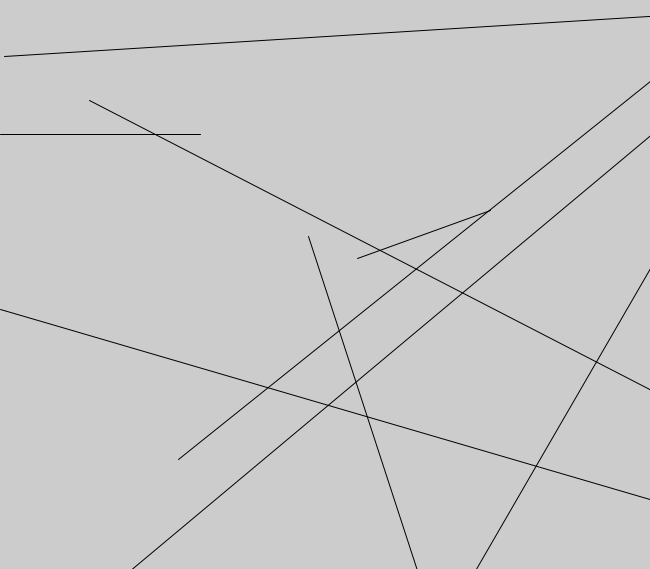
Frame 1 (no input)
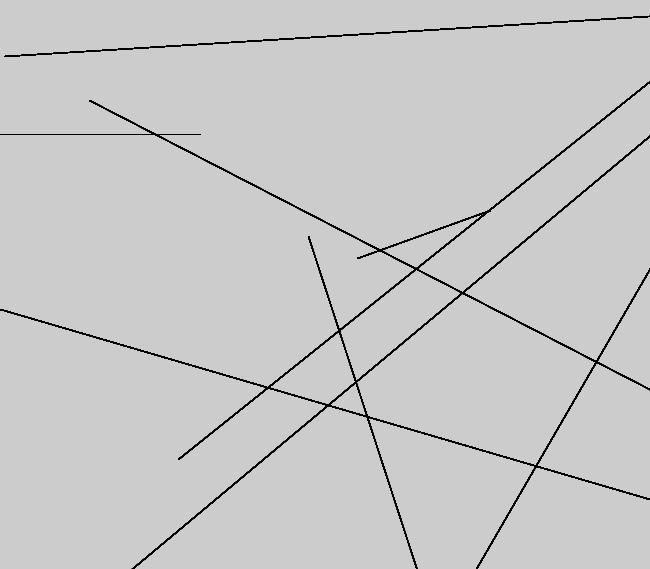
Frame 60 (the mouse pressed at the canvas centre just before this capture)
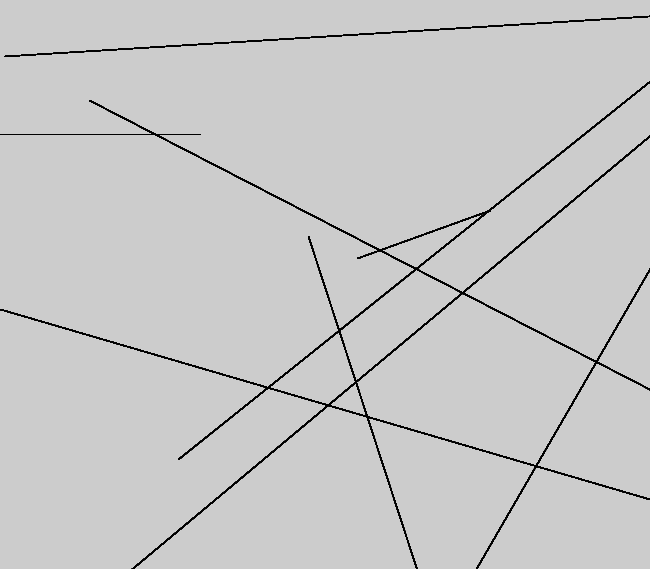
Frame 120 (the mouse held since frame 60 and released just before this capture)

The Processing sketch that drew these frames (run headless with seeded random() and noise(); from frame 60 on, the mouse is pressed at the canvas centre):

// Processing sketch: random_line
// ── random_line.pde

float x = 100;

void setup()
{
  size(650, 569);
}
void draw()
{
  
line(0, 134, 200, 134);




line(357, 258, 490, 210);


line(178, 459, 751, 0);


line(459, 699, 308, 236); 


line(785, 459, 89, 100);


line(906, 0, 4, 56); 


line(400, 700, 800, 9);


line(0, 679, 801, 9);


line(0, 309, 800, 543); 
}
